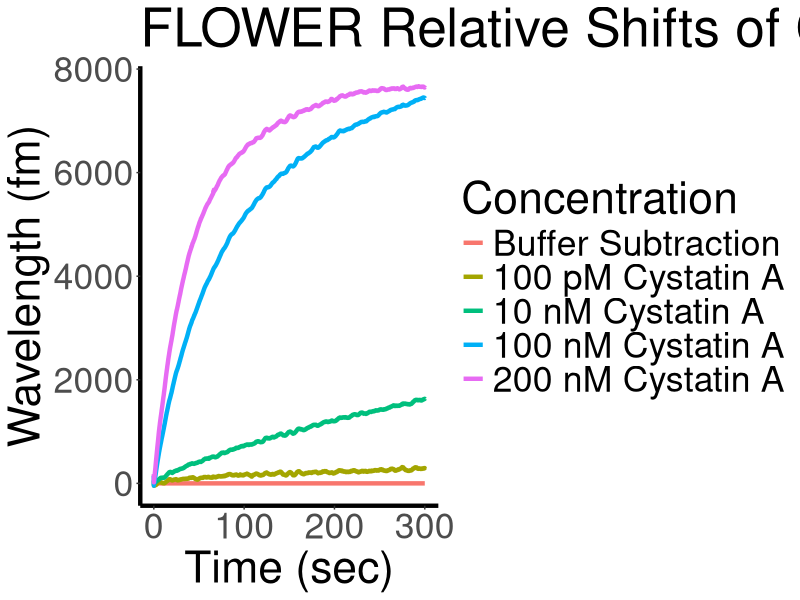

Source code (R):
library(ggplot2)
library(RColorBrewer)
library(stringr)

setwd('F:/Backups/F Drive NVME 12-2021 2/melissa/r')

data <- read.csv('Figure_S4.csv')
colnames(data)[1] <- 'time'
data$Sample <- str_replace(data$Sample, 'buffer', 'Buffer Subtraction')
data$Sample <- str_replace(data$Sample, '100pM', '100 pM Cystatin A')
data$Sample <- str_replace(data$Sample, '10nM', '10 nM Cystatin A')
data$Sample <- str_replace(data$Sample, '100nM', '100 nM Cystatin A')
data$Sample <- str_replace(data$Sample, '200nM', '200 nM Cystatin A')
data$Sample <- factor(data$Sample, levels=c('Buffer Subtraction',
                                            '100 pM Cystatin A',
                                            '10 nM Cystatin A',
                                            '100 nM Cystatin A',
                                            '200 nM Cystatin A'))

svg('nat_comm_figs4.svg', width=16, height=9)
ggplot(data, aes(x=time, y=wavelength, colour=Sample)) +
  geom_line(size=1.5) +
  theme(panel.grid.major=element_blank(),
        panel.grid.minor=element_blank(),
        panel.background=element_blank(),
        axis.line=element_line(colour='black', size=1.5),
        text=element_text(size=32)) +
  labs(title='FLOWER Relative Shifts of Cystatin A Over Time',
       x='Time (sec)',
       y='Wavelength (fm)',
       colour='Concentration') +
  scale_fill_brewer(palette='Paired')
dev.off()
